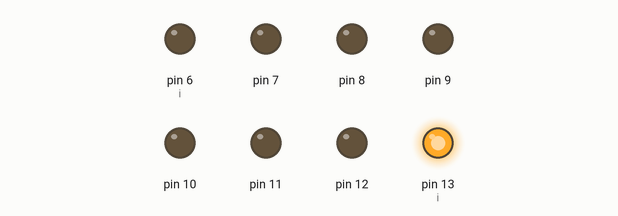
Recording of a sketch running on a simulated Arduino Uno, built with avr-gcc and run on an emulated ATmega328P. On the bench: output pins drawn as LEDs (lit = HIGH).

Above: at 0.12 s.
At 0.62 s:
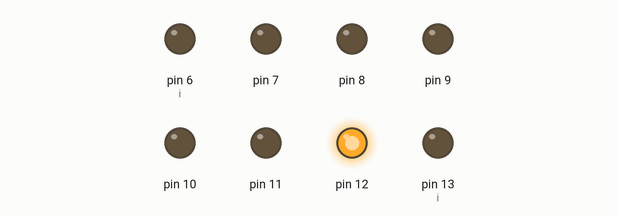
At 1.12 s:
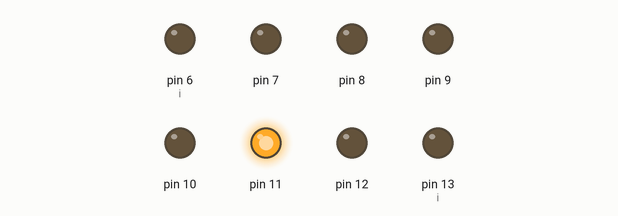
At 2.62 s:
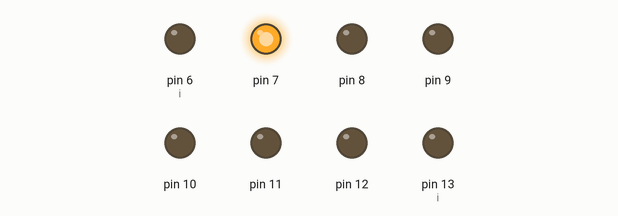
At 3.62 s:
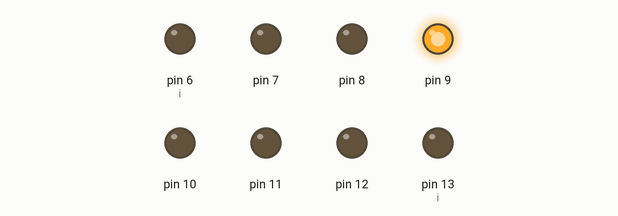
At 4.87 s:
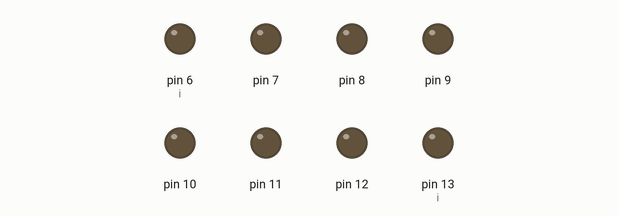
Timing chart, 0 to 5.2 s (numbered marks = the images above):
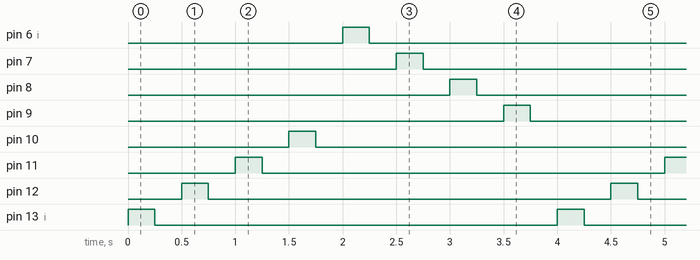

The sketch:

A01_Led_80b-if2.ino
```cpp
/*******************************
* Nama File : A01_Led_80b-if2.ino
 * Menyalakan 8 Led dari pin 6..13 Melingkar
 * Cara : menggunakan Counter dan sintax If..Else
  *******************************/

/* Uno --> P-01 (Display kit)
 *  6  -->  7
 *  7  -->  6
 *  8  -->  5
 *  9  -->  4
 *  10 -->  3
 *  11 -->  2
 *  12 -->  1
 *  13 -->  0
 */

int d = 250;
int i;

void setup() {
  pinMode(13,OUTPUT);
  pinMode(12,OUTPUT);
  pinMode(11,OUTPUT);
  pinMode(10,OUTPUT);
  pinMode(9,OUTPUT);
  pinMode(8,OUTPUT);
  pinMode(7,OUTPUT);
  pinMode(6,OUTPUT);
  i = 13;
}

void loop() {
 digitalWrite(i,HIGH);
 delay(d);

 digitalWrite(i,LOW);
 delay(d);

//******************************** lihat buku hal 67
 if (i == 9) {
  i = 13;
 }
 else {
   if (i == 10) {
    i = 6;
   }
   else
   {
     if (i>9)
       { i--; }
     else
       { i++; }
   }
 }

}
```

Measured:
- by itself, pin 6 (i), pin 7–12, pin 13 (i): alternates HIGH for 0.25 s and LOW for 3.8 s
- by itself, everything shown: repeats every 4.0 s, in 16 steps
